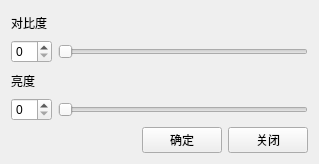
<?xml version="1.0" encoding="UTF-8"?>
<ui version="4.0">
 <class>LinearGrayScale</class>
 <widget class="QWidget" name="LinearGrayScale">
  <property name="geometry">
   <rect>
    <x>0</x>
    <y>0</y>
    <width>319</width>
    <height>164</height>
   </rect>
  </property>
  <property name="windowTitle">
   <string>LinearGrayScale</string>
  </property>
  <layout class="QVBoxLayout" name="verticalLayout_4">
   <item>
    <layout class="QVBoxLayout" name="verticalLayout_3">
     <item>
      <layout class="QVBoxLayout" name="verticalLayout_2">
       <item>
        <widget class="QLabel" name="label_2">
         <property name="text">
          <string>对比度</string>
         </property>
        </widget>
       </item>
       <item>
        <layout class="QHBoxLayout" name="horizontalLayout">
         <item>
          <widget class="QSpinBox" name="contrastSpinBox"/>
         </item>
         <item>
          <widget class="QSlider" name="contrastSlider">
           <property name="orientation">
            <enum>Qt::Horizontal</enum>
           </property>
          </widget>
         </item>
        </layout>
       </item>
      </layout>
     </item>
     <item>
      <layout class="QVBoxLayout" name="verticalLayout">
       <item>
        <widget class="QLabel" name="label">
         <property name="text">
          <string>亮度</string>
         </property>
        </widget>
       </item>
       <item>
        <layout class="QHBoxLayout" name="horizontalLayout_2">
         <item>
          <widget class="QSpinBox" name="brightSpinBox"/>
         </item>
         <item>
          <widget class="QSlider" name="brightSlider">
           <property name="orientation">
            <enum>Qt::Horizontal</enum>
           </property>
          </widget>
         </item>
        </layout>
       </item>
      </layout>
     </item>
     <item>
      <layout class="QHBoxLayout" name="horizontalLayout_3">
       <item>
        <spacer name="horizontalSpacer">
         <property name="orientation">
          <enum>Qt::Horizontal</enum>
         </property>
         <property name="sizeHint" stdset="0">
          <size>
           <width>40</width>
           <height>20</height>
          </size>
         </property>
        </spacer>
       </item>
       <item>
        <widget class="QPushButton" name="sureBtn">
         <property name="text">
          <string>确定</string>
         </property>
        </widget>
       </item>
       <item>
        <widget class="QPushButton" name="closeBtn">
         <property name="text">
          <string>关闭</string>
         </property>
        </widget>
       </item>
      </layout>
     </item>
    </layout>
   </item>
  </layout>
 </widget>
 <layoutdefault spacing="6" margin="11"/>
 <resources/>
 <connections/>
</ui>
